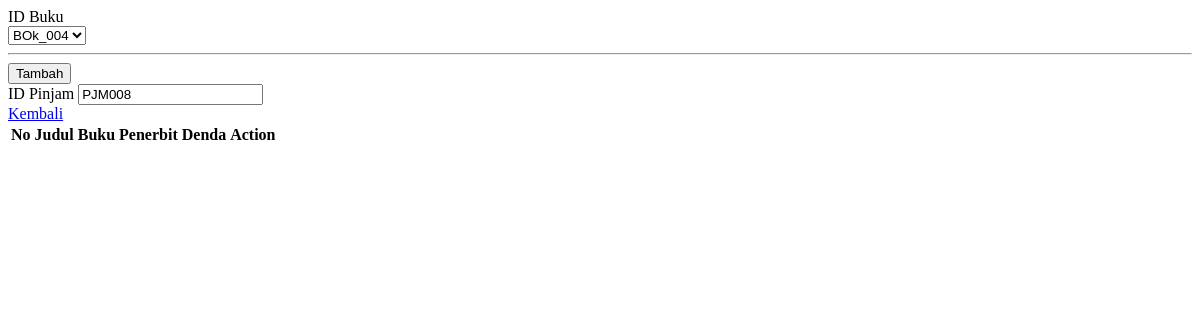
The app's page /page/peminjaman/detail.php?id_peminjaman=PJM008, older data.
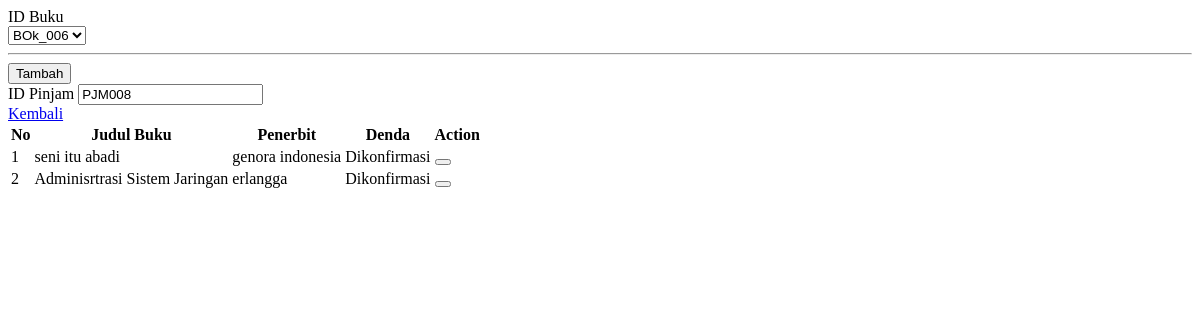
The same page, newer data.
### tables this page shows
CREATE TABLE `peminjaman_detail` (
  `id_peminjaman_detail` int(11) NOT NULL,
  `id_peminjaman` varchar(100) NOT NULL,
  `id_buku` varchar(100) NOT NULL,
  `denda` int(11) NOT NULL,
  `status` enum('Belum Dikonfirmasi','Dikonfirmasi') DEFAULT 'Belum Dikonfirmasi'
);

CREATE TABLE `buku` (
  `id_buku` varchar(100) NOT NULL,
  `judul` varchar(100) NOT NULL,
  `id_kategori` varchar(100) NOT NULL,
  `id_penulis` varchar(100) NOT NULL,
  `penerbit` varchar(100) NOT NULL,
  `tahun_terbit` int(4) NOT NULL
);

### database/class/peminjaman.php (called while the page is built, shortened)
<?php
class Peminjaman
{
    private $db;
    private static $instance = null;
    public function __construct($db_conn)
    {
        $this->db = $db_conn;
    }
    public static function getInstance($pdo)
    {
        if (self::$instance == null) {
            self::$instance = new Peminjaman($pdo);
        }
        return self::$instance;
    }
    public function getBook($id_peminjaman)
    {
        try {
            $query = "SELECT * FROM buku WHERE id_buku NOT IN (SELECT id_buku FROM peminjaman_detail WHERE id_peminjaman = :id_peminjaman)";
            $stmt = $this->db->prepare($query);
            $stmt->bindParam(':id_peminjaman', $id_peminjaman);
            $stmt->execute();
            return $stmt->fetchAll(PDO::FETCH_ASSOC);
        } catch (PDOException $e) {
            echo $e->getMessage();
        }
    }
    public function getDetail($id_peminjaman)
    {
        try {
            $stmt = $this->db->prepare("SELECT * FROM peminjaman_detail
            JOIN buku ON peminjaman_detail.id_buku = buku.id_buku
            WHERE peminjaman_detail.id_peminjaman = :id_peminjaman
            ");
            $stmt->bindParam(":id_peminjaman", $id_peminjaman);
            $stmt->execute();
            return $stmt->fetchAll(PDO::FETCH_ASSOC);
        } catch (PDOException $e) {
            echo $e->getMessage();
        }
    }
}
?>

### page/peminjaman/detail.php (the view, shortened to what the changed rows need)
<?php
$pdo = dataBase::connect();
$peminjaman = Peminjaman::getInstance($pdo);
$id_peminjaman = $_GET['id_peminjaman'];
?>
<!DOCTYPE html>
<html lang="en">
<body>
    <div class="container mt-5">
        <div class="card">
            <div class="card-body">
            <form method="POST">
                <div class="row">
                        <div class="card border border-primary shadow col-3 d-flex align-self-start">
                            <div class="card-body py-4">
                                <div class="form-group row">
                                    <div class="col-sm-12">
                                        <select class="form-control selectric" name="id_buku">
                                            <?php
                                            $rows = $peminjaman->getBook($id_peminjaman);
                                            foreach ($rows as $row):
                                                ?>
                                                <option value="<?= $row['id_buku'] ?>">
                                                    <?= $row['id_buku'] ?>
                                                </option>
                                            <?php endforeach; ?>
                                        </select>
                                    </div>
                                </div>
                            </div>
                        </div>
                    </form>
                    <table class="table table-bordered table-hover text-center">
                        <tr>
                            <th>No</th>
                            <th>Judul Buku</th>
                            <th>Penerbit</th>
                            <th>Denda</th>
                            <th>Action</th>
                        </tr>
                        <?php
                        $i = 1;
                        $rows = $peminjaman->getDetail($id_peminjaman);
                        foreach ($rows as $row):
                            ?>
                            <tr>
                                <td class="text-center">
                                    <?= $i++ ?>
                                </td>
                                <td class="align-middle">
                                    <?= $row["judul"] ?>
                                </td>
                                <td class="align-middle">
                                    <?= $row["penerbit"] ?>
                                </td>
                                <td class="align-middle">
                                    <?php
                                    $badgeClass = '';
                                    $statusText = '';
                                    switch ($row["status"]) {
                                        case 'Dikonfirmasi':
                                            $badgeClass = 'badge-success';
                                            $statusText = 'Dikonfirmasi';
                                            break;
                                    }
                                    ?>
                                    <span class="badge <?= htmlspecialchars($badgeClass) ?>">
                                        <?= htmlspecialchars($statusText) ?>
                                    </span>
                                </td>
                                <td class="align-middle">
                                    <div class="btn-group" role="group">
                                        <form action="index.php?page=peminjaman&act=proses" method="post">
                                            <button type="submit" class="btn btn-primary" name="selesaikan_peminjaman"
                                                title="selesaikan"> <i class="fas fa-check"></i></button>
                                        </form>
                                    </div>
                                </td>
                            </tr>
                        <?php endforeach; ?>
                    </table>
                </div>
            </div>
        </div>
</body>
</html>

Row changes from the older to the newer data that the page shows:
added peminjaman_detail: id_buku.judul "seni itu abadi", id_buku.penerbit "genora indonesia", status "Dikonfirmasi"
added peminjaman_detail: id_buku.judul "Adminisrtrasi Sistem Jaringan", id_buku.penerbit "erlangga", status "Dikonfirmasi"
Text that changed along with them:
form field id_buku: "BOk_004" → "BOk_006"
